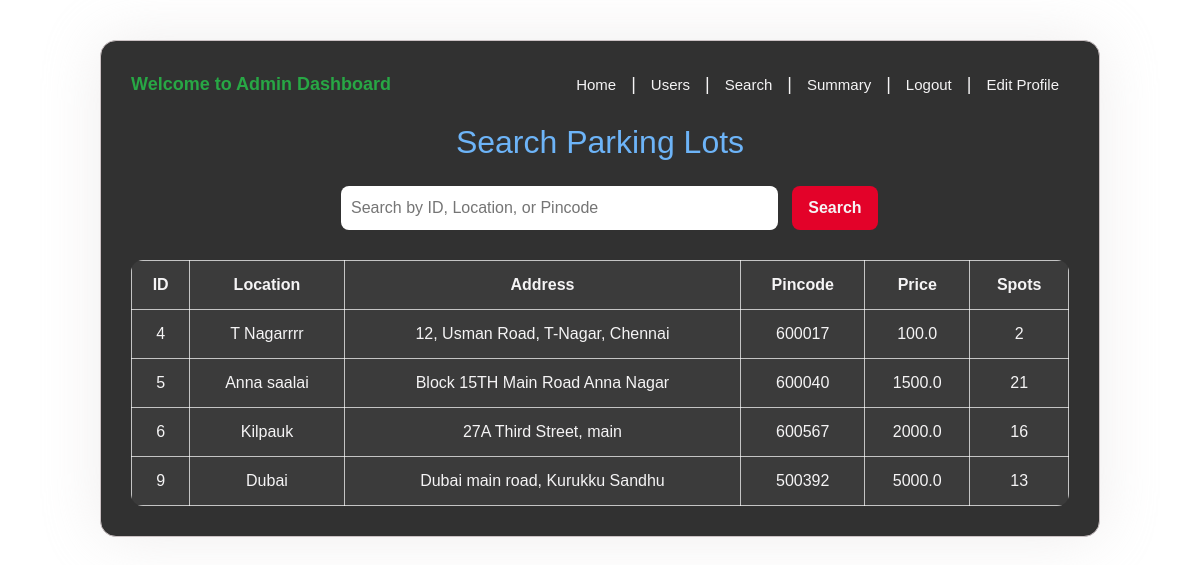
The app's page /admin/search (signed in) with its own data.
### tables this page shows
CREATE TABLE parking_lots (
    id INTEGER PRIMARY KEY AUTOINCREMENT,
    prime_location_name TEXT NOT NULL,
    price REAL NOT NULL,
    address TEXT,
    pin_code TEXT,
    maximum_number_of_spots INTEGER NOT NULL
, availability INTEGER);

### app.py (the view)
@app.route('/admin/search', methods=['GET','POST'])
def search_parking_lots():
    if 'admin_id' not in session:
        return redirect('/')
    search_query = request.form.get('search_query', '').strip()
    conn = get_db_connection()
    try:
        int_val = int(search_query)
        results = conn.execute('''
            SELECT * FROM parking_lots
            WHERE id = ? OR pin_code = ?
        ''', (int_val, int_val)).fetchall()
    except ValueError:
        results = conn.execute('''
            SELECT * FROM parking_lots
            WHERE lower(prime_location_name) LIKE ?
        ''', ('%' + search_query.lower() + '%',)).fetchall()
    conn.close()
    return render_template('admin/search.html', parking_lots=results)

### app.py (called while the page is built)
def get_db_connection():
    conn = sqlite3.connect('database/users.db')
    conn.row_factory = sqlite3.Row
    return conn

### templates/admin/search.html (shortened to what this page needs)
<!DOCTYPE html>
<html lang="en">
<head>
    <link rel="stylesheet" href="https://maxcdn.bootstrapcdn.com/bootstrap/4.5.2/css/bootstrap.min.css">
</head>
<body>
    <div class="search-container">
        <div class="dashboard-header d-flex justify-content-between">
        <div class="welcome font-weight-bold text-success">Welcome to Admin Dashboard</div>
        <div class="nav-links">
            <a href="{{ url_for('admin_dashboard') }}">Home</a> |
            <a href="{{ url_for('view_users') }}">Users</a> |
            <a href="{{ url_for('search_parking_lots') }}">Search</a> |
            <a href="{{ url_for('summary_page') }}">Summary</a> |
            <a href="{{ url_for('admin_login') }}">Logout</a> |
            <a href="#" data-toggle="modal" data-target="#editProfileModal">Edit Profile</a>
        </div>
    </div>
        <h2>Search Parking Lots</h2>
        <form method="POST" action="{{ url_for('search_parking_lots') }}" style="margin-left:210px">
            <input type="text" name="search_query" placeholder="Search by ID, Location, or Pincode" required>
            <button type="submit">Search</button>
        </form>
        {% if parking_lots %}
        <table>
            <thead>
                <tr>
                    <th>ID</th>
                    <th>Location</th>
                    <th>Address</th>
                    <th>Pincode</th>
                    <th>Price</th>
                    <th>Spots</th>
                </tr>
            </thead>
            <tbody>
                {% for lot in parking_lots %}
                <tr>
                    <td>{{ lot.id }}</td>
                    <td>{{ lot.prime_location_name }}</td>
                    <td>{{ lot.address }}</td>
                    <td>{{ lot.pin_code }}</td>
                    <td>{{ lot.price }}</td>
                    <td>{{ lot.maximum_number_of_spots }}</td>
                </tr>
                {% endfor %}
            </tbody>
        </table>
        {% elif parking_lots is not none %}
        <p class="no-results">No matching parking lots found.</p>
        {% endif %}
    </div>
</body>
</html>

### templates/admin/search.html (style rules this page uses)
body { background: url('../static/images/image.png') no-repeat center center fixed; background-size: cover; font-family: 'Caviar Dreams', sans-serif; color: #F5F4F5; margin: 0; padding: 0; }
.search-container { width: 90%; max-width: 1000px; margin: 40px auto; background-color: rgba(14, 14, 14, 0.85); backdrop-filter: blur(3px); border-radius: 16px; border: 1px solid #cac1c3; padding: 30px; box-shadow: 0 0 60px rgba(219, 216, 216, 0.45); }
h2 { color: #6db4f8; text-align: center; margin-bottom: 25px; }
input[type="text"] { width: 60%; padding: 10px; border-radius: 8px; border: none; font-family: 'Caviar Dreams', sans-serif; margin-right: 10px; }
button { padding: 10px 16px; background-color: #E30229; color: #F5F4F5; border: none; border-radius: 8px; font-weight: bold; cursor: pointer; font-family: 'Caviar Dreams', sans-serif; }
table { width: 100%; margin-top: 30px; background-color: rgba(255, 255, 255, 0.05); border-radius: 12px; overflow: hidden; }
th, td { padding: 12px; text-align: center; border: 1px solid #ffffffb2; color: #F5F4F5; }
.dashboard-header { display: flex; justify-content: space-between; align-items: center; margin-bottom: 25px; font-size: 18px; font-family: 'Caviar Dreams', sans-serif; }
.welcome { color: #ffffff; font-weight: bold; }
.nav-links a { color: #F5F4F5; text-decoration: none; margin: 0 10px; font-size: 15px; }

### records on screen
parking_lots: id "4", prime_location_name "T Nagarrrr", address "12, Usman Road, T-Nagar, Chennai", pin_code "600017", price "100.0", maximum_number_of_spots "2"
parking_lots: id "5", prime_location_name "Anna saalai", address "Block 15TH Main Road Anna Nagar", pin_code "600040", price "1500.0", maximum_number_of_spots "21"
parking_lots: id "6", prime_location_name "Kilpauk", address "27A Third Street, main", pin_code "600567", price "2000.0", maximum_number_of_spots "16"
parking_lots: id "9", prime_location_name "Dubai", address "Dubai main road, Kurukku Sandhu", pin_code "500392", price "5000.0", maximum_number_of_spots "13"
